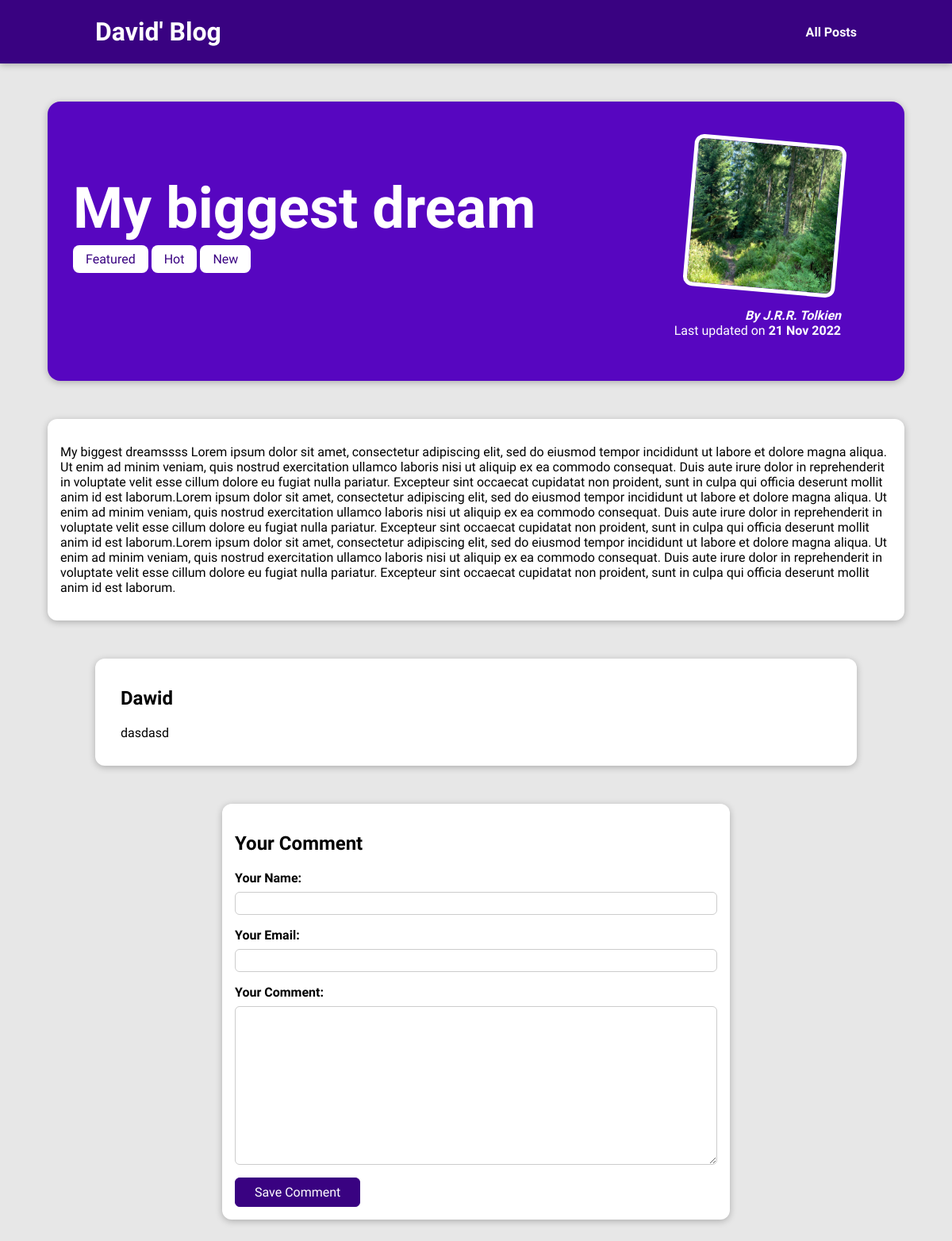
The app's page /posts/hike-in-the-mountains, older data.
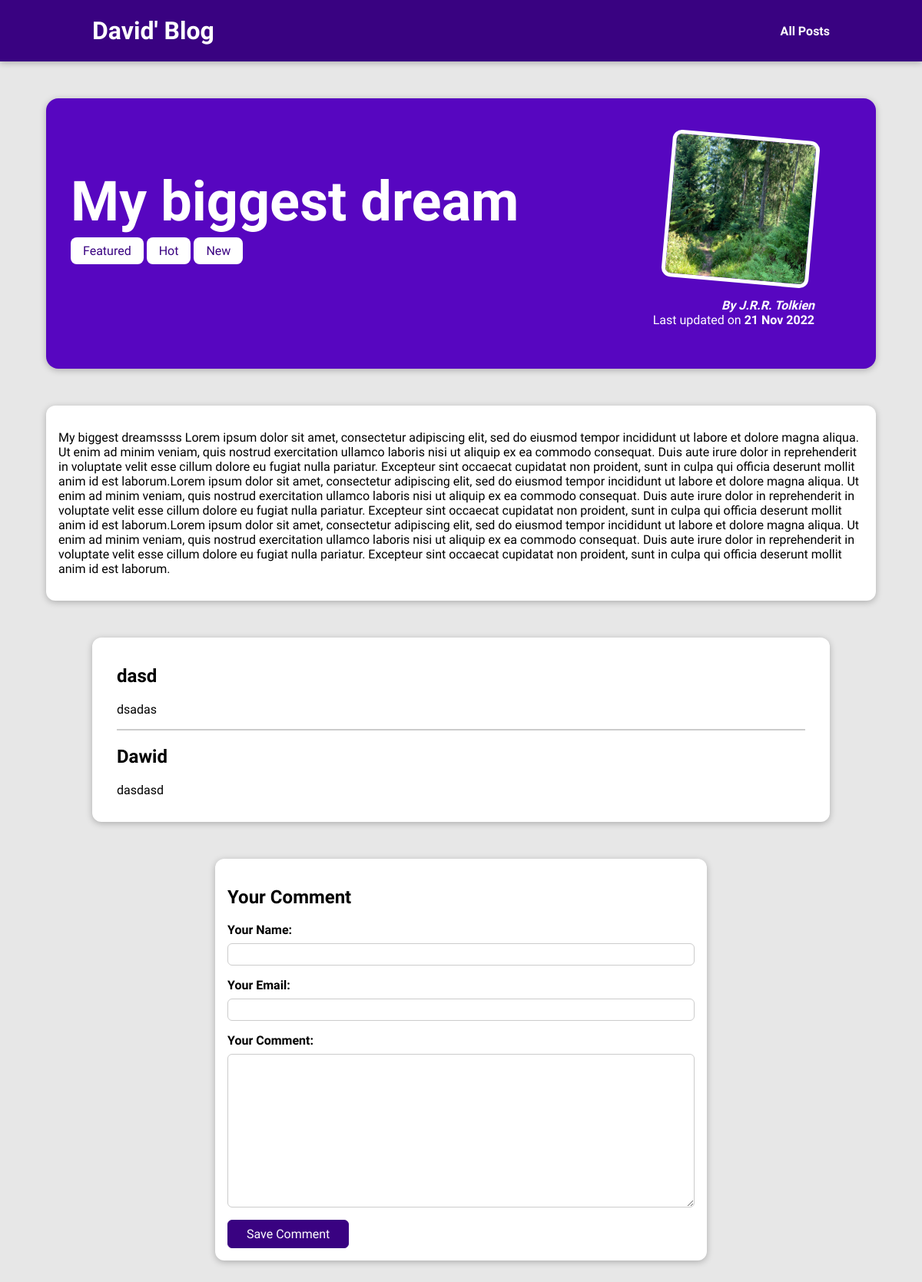
The same page, newer data.
### blog/models.py (models this page shows, shortened)
class Tag(models.Model):
    caption = models.CharField(max_length=25)

class Comment(models.Model):
    user_name = models.CharField(max_length=120)
    user_email = models.EmailField()
    text = models.TextField(max_length=400)
    post = models.ForeignKey(Post, on_delete=models.CASCADE, related_name="comments")

### blog/views.py (the view, shortened to what this page needs)
# urls.py: path("posts/<slug:slug>", views.SinglePostView.as_view(), name = "singpo")
class SinglePostView(View):
    def get(self, request, slug):
        post = Post.objects.get(slug=slug)
        context = {
            "post": post,
            "post_tags": post.tags.all(),
            "comment_form": CommentForm(),
            "comments": post.comments.all().order_by("-id")
        }
        return render(request, "blog/single_post.html", context)

### blog/forms.py
class CommentForm(forms.ModelForm):
    class Meta:
        model = Comment
        exclude = ["post"]
        labels = {
            "user_name": "Your Name",
            "user_email": "Your Email",
            "text": "Your Comment"
            }

### blog/models.py (called while the page is built)
    def __str__(self):
        return f"{self.first_name} {self.last_name} "

### blog/templates/blog/single_post.html (shortened to what this page needs)
{% extends "base.html" %}
{% load static %}
{% block css_files %}
<link rel= "stylesheet" href="{% static "blog/single_post.css" %}"/>
{% endblock %}
{% block content %}
<section id="summary">
    <h2>{{post.title}}</h2>
    <div>
        {% for tag in post_tags%}
        <span class="tag">{{ tag.caption }}</span>
        {% endfor %}
    </div>
    <article>
    <img src="{{ post.image.url }}" alt="{{post.title}}"/>
    <address>By <a href="mailto:{{ post.author.email_address }}">{{post.author}}</a></address>
    <div>
        Last updated on <time>{{post.date|date:"d M Y"}}</time>
    </div>
    </article>
</section>
<main>
        {{post.content|linebreaks}}
</main>
    <section id="comments">
        <ul>
            {% for comment in comments %}
             <li>
                <h2>{{ comment.user_name }}</h2>
                <p>{{ comment.text|linebreaks }}</p>
             </li>
             {% endfor %}
            </section>
    <section id="comment-form">
        <h2>Your Comment</h2>
        <form action="{% url "singpo" post.slug %} "method="POST">
            {% for form_field in comment_form %}
            <div class="form-control {% if form_field.errors %} invalid {% endif %}">
                {{ form_field.label_tag }}
                {{ form_field }}
            </div>
        {% endfor %}
            <button>Save Comment</button>
        </form>
    </section>
{% endblock%}

Row changes from the older to the newer data that the page shows:
added Comment: user_name "dasd", text "dsadas"
